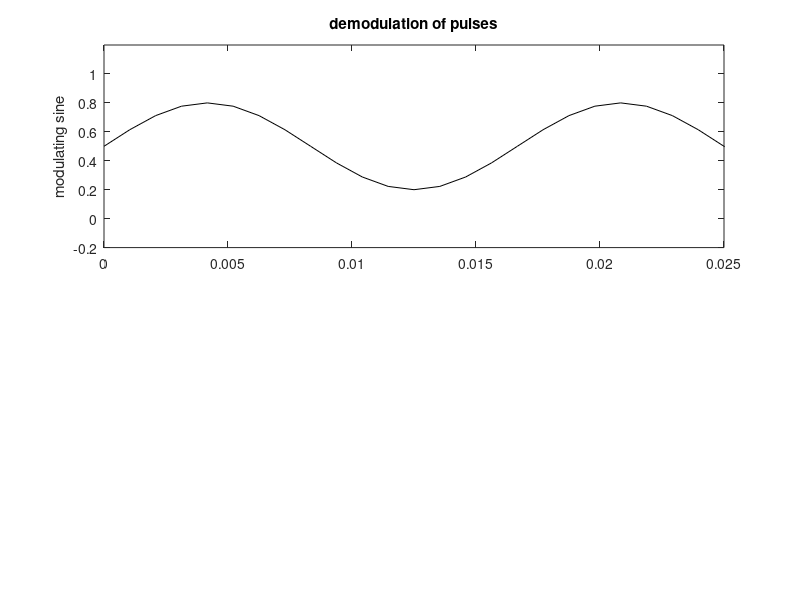

Recreate this plot in MATLAB. (Note: this script raises an error after producing the figure.)
% Demodulation of pulses
% The modulating signal is a sine
% The modulating frequency in Hz
fa = 60; % signal frequency in Hz
wa = 2 * pi * fa; % signal frequency in rad/s
nsc = 16; % number of samples per signal period
fs = nsc * fa; % sampling frequency in Hz
tiv = 1 / fs; % time interval between samples
% Time intervals set (0.03 seconds):
t = 0:tiv:(0.05 - tiv);
% Sampling the modulating signal
a = 0.5 + 0.3 * sin(wa * t);
subplot(2,1,1);
plot(t, a, 'k');
ylabel('modulating sine');
title('demodulation of pulses');
axis([0 0.025 -0.2 1.2]);

% PWM modulation
[PWMy, ty] = modulate(a, fa, fs, 'pwm', 'centered');

% PWM demodulation
PWMa = demod(PWMy, fa, fs, 'pwm', 'centered');
subplot(2,1,2);
plot(t, PWMa, 'k');
axis([0 0.025 -0.2 1.2]);
ylabel('PWM');
